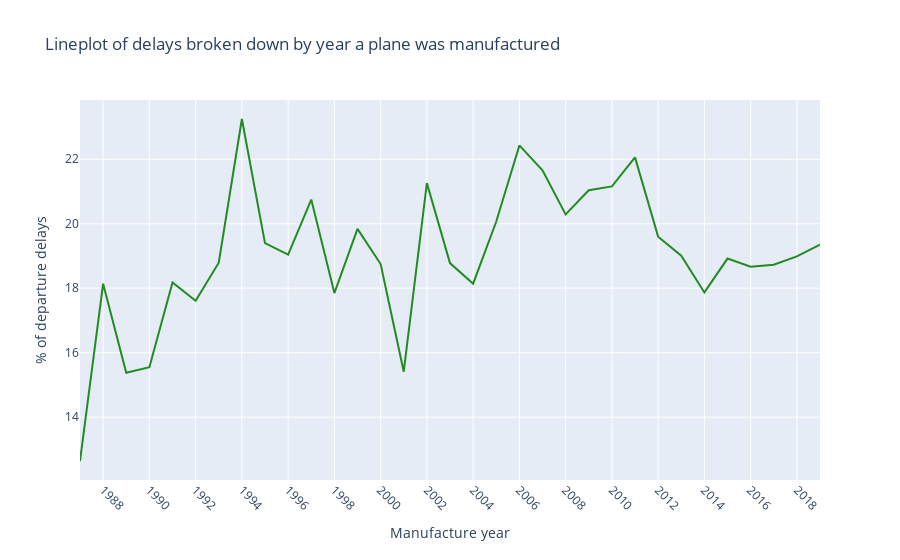

Notebook code cell kept with this figure:
### Markdown cell above
Making lineplot of delays in realtion to the year in which a plane was manufactured

### Code cell
fig_my_delay = px.line(delays_by_manufacture_year_df_grouped,
                      x='manufacture_year|',
                      y = 'is_delayed|mean',
                      title='Lineplot of delays broken down by year a plane was manufactured',
                      color_discrete_sequence = ['forestgreen'])
fig_my_delay.update_layout(xaxis_title="Manufacture year", yaxis_title="% of departure delays")
fig_my_delay.update_xaxes(dtick = 2, tickangle=45)

fig_my_delay.show()

### Figure 1 — Plotly figure (JSON) as saved in the notebook; plotly's stock layout.template omitted (floating-point values rounded to 4 significant figures)
{"data": [{"hovertemplate": "manufacture_year|=%{x}<br>is_delayed|mean=%{y}<extra></extra>", "legendgroup": "", "line": {"color": "forestgreen", "dash": "solid"}, "marker": {"symbol": "circle"}, "mode": "lines", "name": "", "orientation": "v", "showlegend": false, "type": "scatter", "x": [1987, 1988, 1989, 1990, 1991, 1992, 1993, 1994, 1995, 1996, 1997, 1998, 1999, 2000, 2001, 2002, 2003, 2004, 2005, 2006, 2007, 2008, 2009, 2010, 2011, 2012, 2013, 2014, 2015, 2016, 2017, 2018, 2019], "xaxis": "x", "y": [12.64, 18.14, 15.38, 15.55, 18.18, 17.61, 18.79, 23.25, 19.4, 19.04, 20.75, 17.85, 19.84, 18.75, 15.41, 21.26, 18.78, 18.14, 20.07, 22.43, 21.66, 20.29, 21.04, 21.16, 22.06, 19.6, 19.01, 17.87, 18.92, 18.67, 18.73, 18.99, 19.35], "yaxis": "y"}], "layout": {"legend": {"tracegroupgap": 0}, "title": {"text": "Lineplot of delays broken down by year a plane was manufactured"}, "xaxis": {"anchor": "y", "domain": [0, 1], "dtick": 2, "tickangle": 45, "title": {"text": "Manufacture year"}}, "yaxis": {"anchor": "x", "domain": [0, 1], "title": {"text": "% of departure delays"}}}}
